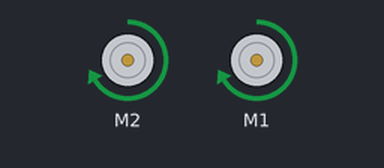
The sketch below on a simulated Arduino Uno, built with avr-gcc and run on an emulated ATmega328P. On the bench: 2 × DC motor (green arrow = forward, orange = backward, longer = faster). What the sketch prints to the serial monitor is not drawn.

Above: at 0.1 s.
Timing chart, 0 to 1.6 s (numbered marks = the images above):
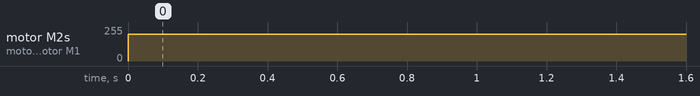

Measured:
- by itself, motor M2, motor M1: stopped → forward 200/255 at 0.00 s

The sketch:

Robo_Segue_Faixa_AF_Motor.ino
```cpp
/*
 * Colégio Univap - CTI - Curso Técnico em Eletrônica
 * Código do Robô segue Faixa utilizando a Ponte H modelo AFMotor
 */

#include <AFMotor.h>

AF_DCMotor motor4(2);
AF_DCMotor motor1(1);

#define sensor_L  3
#define sensor_R  5

void frente(void)
{
  motor4.run(FORWARD);
  motor1.run(FORWARD);
}

void tras(void)
{
  motor4.run(BACKWARD);
  motor1.run(BACKWARD);
}

void direita(void)
{
  motor4.run(FORWARD);
  motor1.run(BACKWARD);
}

void esquerda(void)
{
  motor4.run(BACKWARD);
  motor1.run(FORWARD);
}

void parar(void)
{
  motor4.run(RELEASE);
  motor1.run(RELEASE);

}

void setup() {
  Serial.begin(9600);           // set up Serial library at 9600 bps

  pinMode(sensor_L, OUTPUT);
  pinMode(sensor_R, OUTPUT);

  // turn on motor
  motor4.setSpeed(200);
  motor1.setSpeed(200);

  parar();

  Serial.println("OK");
}

void loop() {

  while(digitalRead(sensor_L) && digitalRead(sensor_R)) parar();

  if(digitalRead(sensor_L))
  {
    esquerda();
  }
  else if (digitalRead(sensor_R))
  {
    direita();
  }else frente();
}
```
